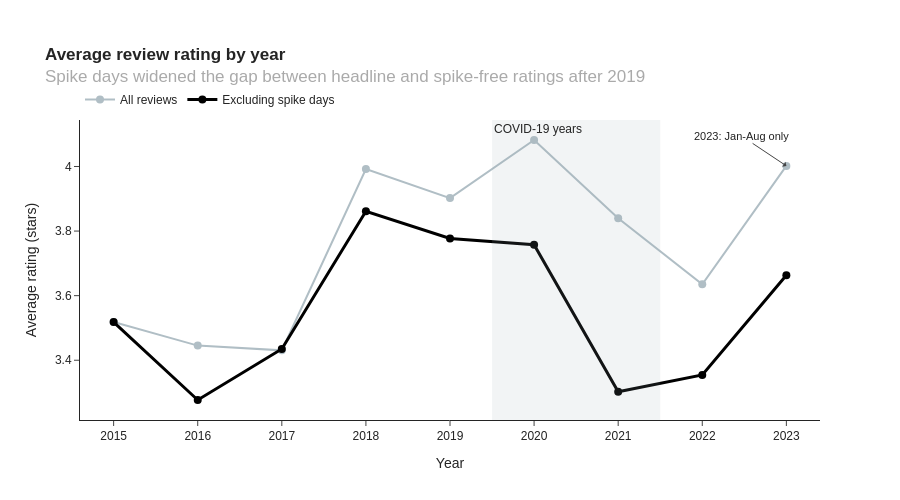

Here is the notebook cell this chart was saved with:
### Code cell
fig = go.Figure()
fig.add_trace(go.Scatter(
    x=df_yearly['year'], y=df_yearly['avg_rating'], name='All reviews',
    mode='lines+markers', line=dict(color='#B0BEC5', width=2), marker=dict(size=8)
))
fig.add_trace(go.Scatter(
    x=df_yearly['year'], y=df_yearly['organic_avg'], name='Excluding spike days',
    mode='lines+markers', line=dict(color='black', width=3), marker=dict(size=8)
))
fig.add_vrect(x0=2019.5, x1=2021.5, fillcolor='#90A4AE', opacity=0.12, line_width=0,
              annotation_text='COVID-19 years', annotation_position='top left')
fig.add_annotation(x=2023, y=df_yearly['avg_rating'].iloc[-1], text='2023: Jan-Aug only',
                   showarrow=True, arrowhead=1, ax=-45, ay=-30, font_size=11)
fig.update_layout(
    title='<b>Average review rating by year</b><br>'
          '<span style="color: #aaa;">Spike days widened the gap between headline and spike-free ratings after 2019</span>',
    xaxis_title='Year', yaxis_title='Average rating (stars)', width=900, height=500,
    legend=dict(orientation='h', y=1.02, x=0, yanchor='bottom'), margin=dict(t=120),
)
fig.update_xaxes(dtick=1, range=[2014.6, 2023.4])
fig.show()

### Figure 1 — Plotly figure (JSON) as saved in the notebook; plotly's stock layout.template omitted (floating-point values rounded to 4 significant figures)
{"data": [{"line": {"color": "#B0BEC5", "width": 2}, "marker": {"size": 8}, "mode": "lines+markers", "name": "All reviews", "type": "scatter", "x": [2015, 2016, 2017, 2018, 2019, 2020, 2021, 2022, 2023], "y": [3.518, 3.445, 3.431, 3.992, 3.902, 4.082, 3.84, 3.635, 4.002]}, {"line": {"color": "black", "width": 3}, "marker": {"size": 8}, "mode": "lines+markers", "name": "Excluding spike days", "type": "scatter", "x": [2015, 2016, 2017, 2018, 2019, 2020, 2021, 2022, 2023], "y": [3.518, 3.277, 3.435, 3.861, 3.777, 3.758, 3.302, 3.354, 3.663]}], "layout": {"annotations": [{"showarrow": false, "text": "COVID-19 years", "x": 2020.0, "xanchor": "left", "xref": "x", "y": 1, "yanchor": "top", "yref": "y domain"}, {"arrowhead": 1, "ax": -45, "ay": -30, "font": {"size": 11}, "showarrow": true, "text": "2023: Jan-Aug only", "x": 2023, "y": 4.002}], "height": 500, "legend": {"orientation": "h", "x": 0, "y": 1.02, "yanchor": "bottom"}, "margin": {"t": 120}, "shapes": [{"fillcolor": "#90A4AE", "line": {"width": 0}, "opacity": 0.12, "type": "rect", "x0": 2020.0, "x1": 2022.0, "xref": "x", "y0": 0, "y1": 1, "yref": "y domain"}], "title": {"text": "<b>Average review rating by year</b><br><span style=\"color: #aaa;\">Spike days widened the gap between headline and spike-free ratings after 2019</span>"}, "width": 900, "xaxis": {"dtick": 1, "range": [2015.0, 2023.0], "title": {"text": "Year"}}, "yaxis": {"title": {"text": "Average rating (stars)"}}}}
